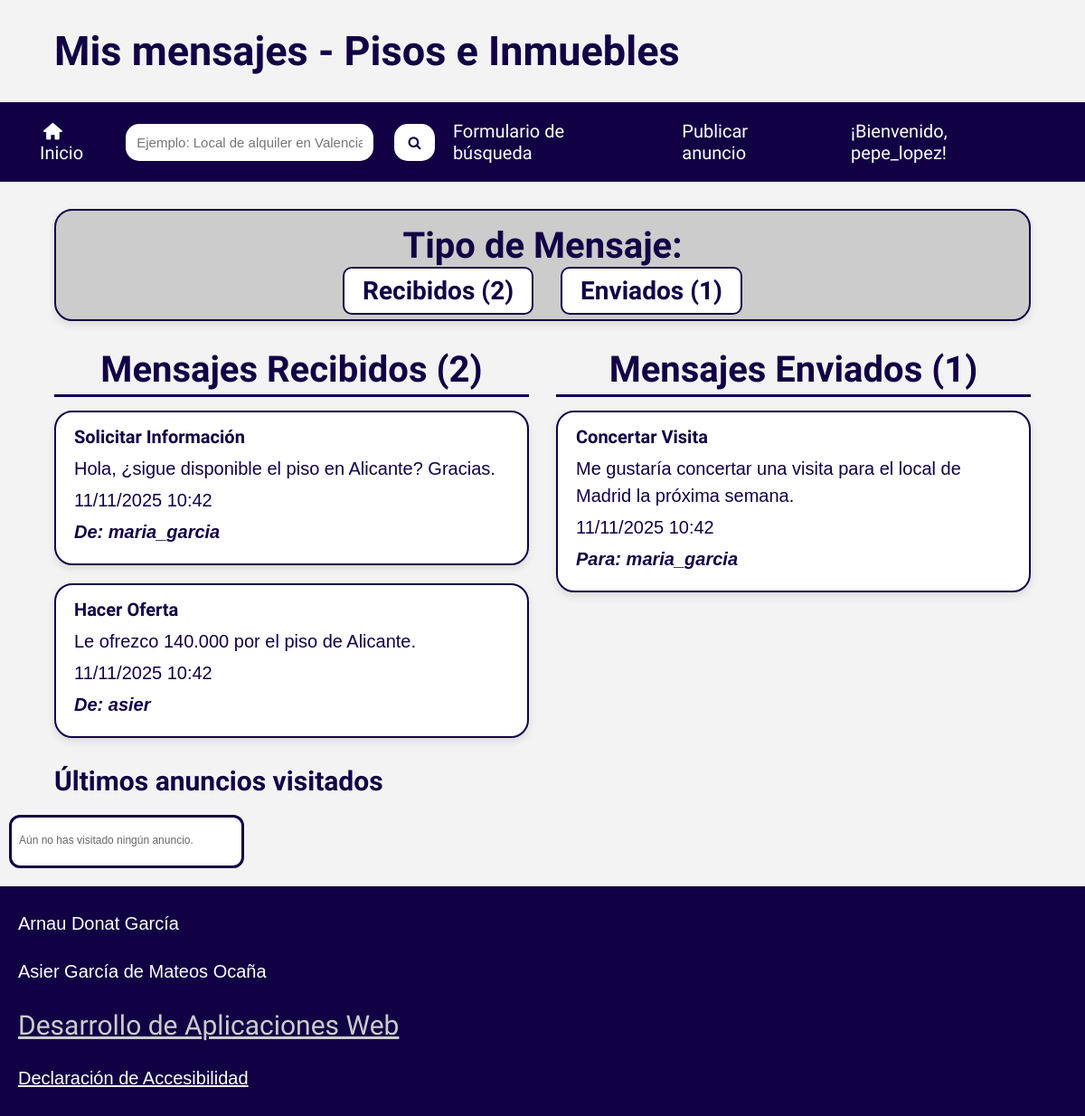
The app's page /userMensajes.php (signed in) with its own data.
### tables this page shows
CREATE TABLE `mensajes` (
  `IdMensaje` int(11) NOT NULL,
  `TMensaje` smallint(6) NOT NULL,
  `Texto` varchar(4000) NOT NULL,
  `Anuncio` int(11) NOT NULL,
  `UsuOrigen` int(11) NOT NULL,
  `UsuDestino` int(11) NOT NULL,
  `FRegistro` timestamp NOT NULL DEFAULT current_timestamp()
);

CREATE TABLE `tiposmensajes` (
  `IdTMensaje` smallint(6) NOT NULL,
  `NomTMensaje` varchar(255) NOT NULL
);

CREATE TABLE `usuarios` (
  `IdUsuario` int(11) NOT NULL,
  `NomUsuario` varchar(15) NOT NULL,
  `Clave` varchar(255) NOT NULL,
  `Email` varchar(254) NOT NULL,
  `Sexo` smallint(6) NOT NULL,
  `FNacimiento` date NOT NULL,
  `Ciudad` varchar(255) NOT NULL,
  `Pais` int(11) NOT NULL,
  `Foto` varchar(255) DEFAULT NULL,
  `FRegistro` timestamp NOT NULL DEFAULT current_timestamp(),
  `Estilo` int(11) NOT NULL
);

### userMensajes.php (the view, shortened to what this page needs)
<?php
    $userId = $_SESSION['user_id'];
    $config = parse_ini_file('config.ini');
    @$mysqli = new mysqli($config['Server'], $config['User'], $config['Password'], $config['Database']);
    $mensajesRecibidos = [];
    $sqlRecibidos = "SELECT M.Texto, M.FRegistro, TM.NomTMensaje, U_Origen.NomUsuario
                     FROM MENSAJES M
                     JOIN TIPOSMENSAJES TM ON M.TMensaje = TM.IdTMensaje
                     JOIN USUARIOS U_Origen ON M.UsuOrigen = U_Origen.IdUsuario
                     WHERE M.UsuDestino = ?
                     ORDER BY M.FRegistro DESC";
    if ($stmt = $mysqli->prepare($sqlRecibidos)) {
        $stmt->bind_param("i", $userId);
        $stmt->execute();
        $resRecibidos = $stmt->get_result();
        while ($row = $resRecibidos->fetch_assoc()) {
            $mensajesRecibidos[] = $row;
        }
        $totalRecibidos = $resRecibidos->num_rows;
    } else {
        die("Error en la consulta de mensajes recibidos: " . $mysqli->error);
    }
    $mensajesEnviados = [];
    $sqlEnviados = "SELECT M.Texto, M.FRegistro, TM.NomTMensaje, U_Destino.NomUsuario
                    FROM MENSAJES M
                    JOIN TIPOSMENSAJES TM ON M.TMensaje = TM.IdTMensaje
                    JOIN USUARIOS U_Destino ON M.UsuDestino = U_Destino.IdUsuario
                    WHERE M.UsuOrigen = ?
                    ORDER BY M.FRegistro DESC";
    if ($stmt = $mysqli->prepare($sqlEnviados)) {
        $stmt->bind_param("i", $userId);
        $stmt->execute();
        $resEnviados = $stmt->get_result();
        while ($row = $resEnviados->fetch_assoc()) {
            $mensajesEnviados[] = $row;
        }
        $totalEnviados = $resEnviados->num_rows;
    } else {
        die("Error en la consulta de mensajes enviados: " . $mysqli->error);
    }
    require 'cabecera.php';
?>
        <section id="usuarioMensaje">
            <section id="menuTipoMensaje">
                <h2>Tipo de Mensaje:</h2>
                <ul>
                    <li><a href="#mensajesIn">Recibidos (<?php echo $totalRecibidos; ?>)</a></li>
                    <li><a href="#mensajesOut">Enviados (<?php echo $totalEnviados; ?>)</a></li>
                </ul>
            </section>
            <section id="mensajesIn" class="tipomensajes">
                <h2>Mensajes Recibidos (<?php echo $totalRecibidos; ?>)</h2>
                <?php if ($totalRecibidos == 0): ?>
                    <p>No tienes mensajes recibidos.</p>
                <?php else: ?>
                    <ul>
                        <?php foreach ($mensajesRecibidos as $msg): ?>
                        <li>
                            <article>
                                <h3 id="tipoMensaje"><?php echo htmlspecialchars($msg['NomTMensaje']); ?></h3>
                                <p class="content"><?php echo htmlspecialchars($msg['Texto']); ?></p>
                                <p><time datetime="<?php echo $msg['FRegistro']; ?>">
                                    <?php echo date("d/m/Y H:i", strtotime($msg['FRegistro'])); ?>
                                </time></p>
                                <p class="usuarioDelMensaje">De: <strong><?php echo htmlspecialchars($msg['NomUsuario']); ?></strong></p>
                            </article>
                        </li>
                        <?php endforeach; ?>
                    </ul>
                <?php endif; ?>
            </section>
            <section id="mensajesOut" class="tipomensajes">
                <h2>Mensajes Enviados (<?php echo $totalEnviados; ?>)</h2>
                <?php if ($totalEnviados == 0): ?>
                    <p>No has enviado ningún mensaje.</p>
                <?php else: ?>
                    <ul>
                        <?php foreach ($mensajesEnviados as $msg): ?>
                        <li>
                            <article>
                                <h3 id="tipoMensaje"><?php echo htmlspecialchars($msg['NomTMensaje']); ?></h3>
                                <p class="content"><?php echo htmlspecialchars($msg['Texto']); ?></p>
                                <p><time datetime="<?php echo $msg['FRegistro']; ?>">
                                    <?php echo date("d/m/Y H:i", strtotime($msg['FRegistro'])); ?>
                                </time></p>
                                <p class="usuarioDelMensaje">Para: <strong><?php echo htmlspecialchars($msg['NomUsuario']); ?></strong></p>
                            </article>
                        </li>
                        <?php endforeach; ?>
                    </ul>
                <?php endif; ?>
            </section>
        </section>
<?php
    require 'pie.php';
?>

### estilos/minimum.css (style rules this page uses)
* { padding: 0; margin: 0; box-sizing: border-box; }
html { font-size: 10px; background-color: var(--fondo); --fondo: #f3f3f3; --fondo2: #cccccc; --titulos: #120045; }

### estilos/maximum.css (style rules this page uses)
* { padding: 0; margin: 0; box-sizing: border-box; }
html { font-size: 10px; background-color: var(--fondo); --fondo: #f3f3f3; --fondo2: #cccccc; --titulos: #120045; }

### estilos/medium.css (style rules this page uses)
* { padding: 0; margin: 0; box-sizing: border-box; }
html { font-size: 10px; background-color: var(--fondo); --fondo: #f3f3f3; --fondo2: #cccccc; --titulos: #120045; }

### estilos/dark.css (style rules this page uses)
html { background-color: var(--fondo); --fondo: #241f1f; --fondo2: #383131; --titulos: #9892aa; }

### estilos/contrast.css (style rules this page uses)
html { background-color: var(--fondo); --fondo: #ffffff; --fondo2: #ffffff; --titulos: #000a52; --contrasteFondo: #000a52; }

### estilos/big.css (style rules this page uses)
html { font-size: 15px; }

### estilos/contrast-big.css (style rules this page uses)
html { background-color: var(--fondo); --fondo: #ffffff; --fondo2: #ffffff; --titulos: #000a52; --contrasteFondo: #000a52; font-size: 15px; }

### estilos/print.css (style rules this page uses)
* { -webkit-print-color-adjust: exact; print-color-adjust: exact; }

### records on screen
mensajes: TMensaje.NomTMensaje "Solicitar Información", Texto "Hola, ¿sigue disponible el piso en Alicante? Gracias.", FRegistro "11/11/2025 10:42", UsuOrigen.NomUsuario "maria_garcia"
mensajes: TMensaje.NomTMensaje "Hacer Oferta", Texto "Le ofrezco 140.000 por el piso de Alicante.", FRegistro "11/11/2025 10:42", UsuOrigen.NomUsuario "asier"
mensajes: TMensaje.NomTMensaje "Concertar Visita", Texto "Me gustaría concertar una visita para el local de Madrid la próxima semana.", FRegistro "11/11/2025 10:42", UsuDestino.NomUsuario "maria_garcia"

### other values on screen
$encabezado "Mis mensajes - Pisos e Inmuebles"
$username "pepe_lopez"
$totalRecibidos "2"
$totalEnviados "1"
